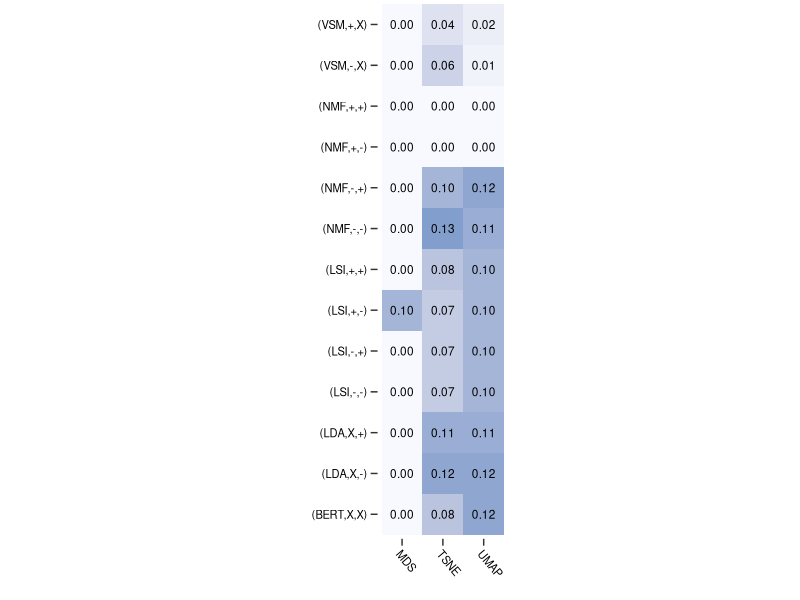
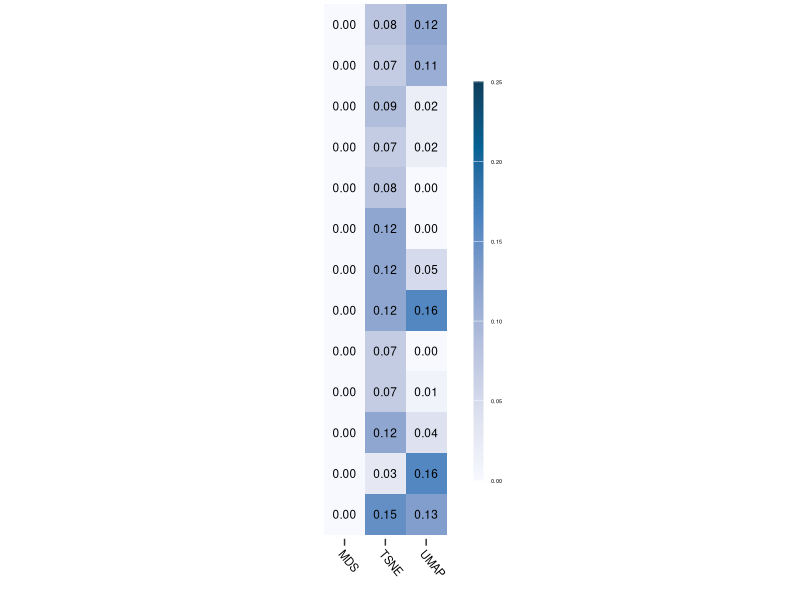
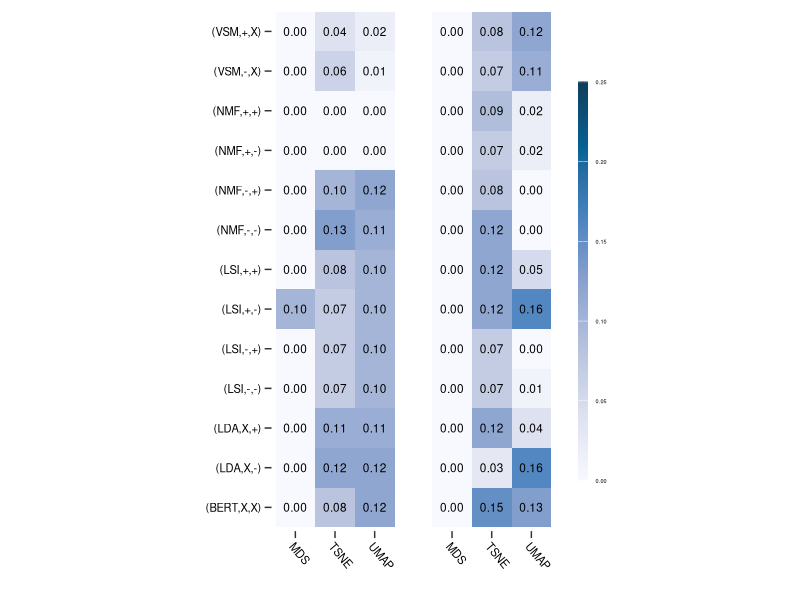

The R script that drew these images, in order:
# set your working director using setwd()
setwd("your working directory")


library(reshape)
library(ggplot2)
library(gridExtra)
library(patchwork)


df_accuracy <- read.csv('Results_DefaultValues_Accuracy_Final.csv')
df_perception <- read.csv('Results_DefaultValue_Perception_Final.csv')


p_accuracy <- ggplot(df_accuracy, aes(x = DR, y = TM, fill = value)) +
  geom_tile(width = 1.0, position = 'identity') + 
  geom_text(aes(label = sprintf("%.2f", value)), color = "black", size = 3) + 
  scale_fill_gradientn(colors = rev(hcl.colors(7, "PuBu")), limits = c(0,0.25)) +
  guides(fill = guide_colourbar(barwidth = 0.5,
                                barheight = 20,
                                title = '',
                                reverse = TRUE)) + 
  theme(axis.ticks.length = unit(5, "pt"), 
        axis.text.x = element_text(size = 8, angle = 310, hjust = 0, colour = "black"),
        axis.text.y = element_text(size = 8, colour = "black"),
        panel.grid.major = element_blank(), 
        panel.background = element_blank(),
        legend.position = "none",
        legend.text = element_text(size=4),
        plot.margin = unit(c(0, 0, 0, 0), "pt")) + 
  labs(x = "", y = "") + 
  coord_equal()

p_accuracy

p_perception <- ggplot(df_perception, aes(x = DR, y = TM, fill = value)) +
  geom_tile(width = 1.0, position = 'identity') + 
  geom_text(aes(label = sprintf("%.2f", value)), color = "black", size = 3) + 
  scale_fill_gradientn(colors = rev(hcl.colors(7, "PuBu")), limits = c(0,0.25))+
  guides(fill = guide_colourbar(barwidth = 0.5,
                                barheight = 20,
                                title = '',
                                reverse = FALSE)) + 
  theme(axis.ticks.length = unit(5, "pt"),
        axis.ticks.y = element_blank(),
        axis.text.x = element_text(size = 8, angle = 310, hjust = 0, colour = "black"),
        axis.text.y = element_text(size = 0, colour = "black"),
        panel.grid.major = element_blank(), panel.background = element_blank(),
        legend.text=element_text(size=4),
        plot.margin = unit(c(0, 0, 0, 0), "pt")) + 
  labs(x = "", y = "") +
  coord_equal()
p_perception

p_accuracy + p_perception
